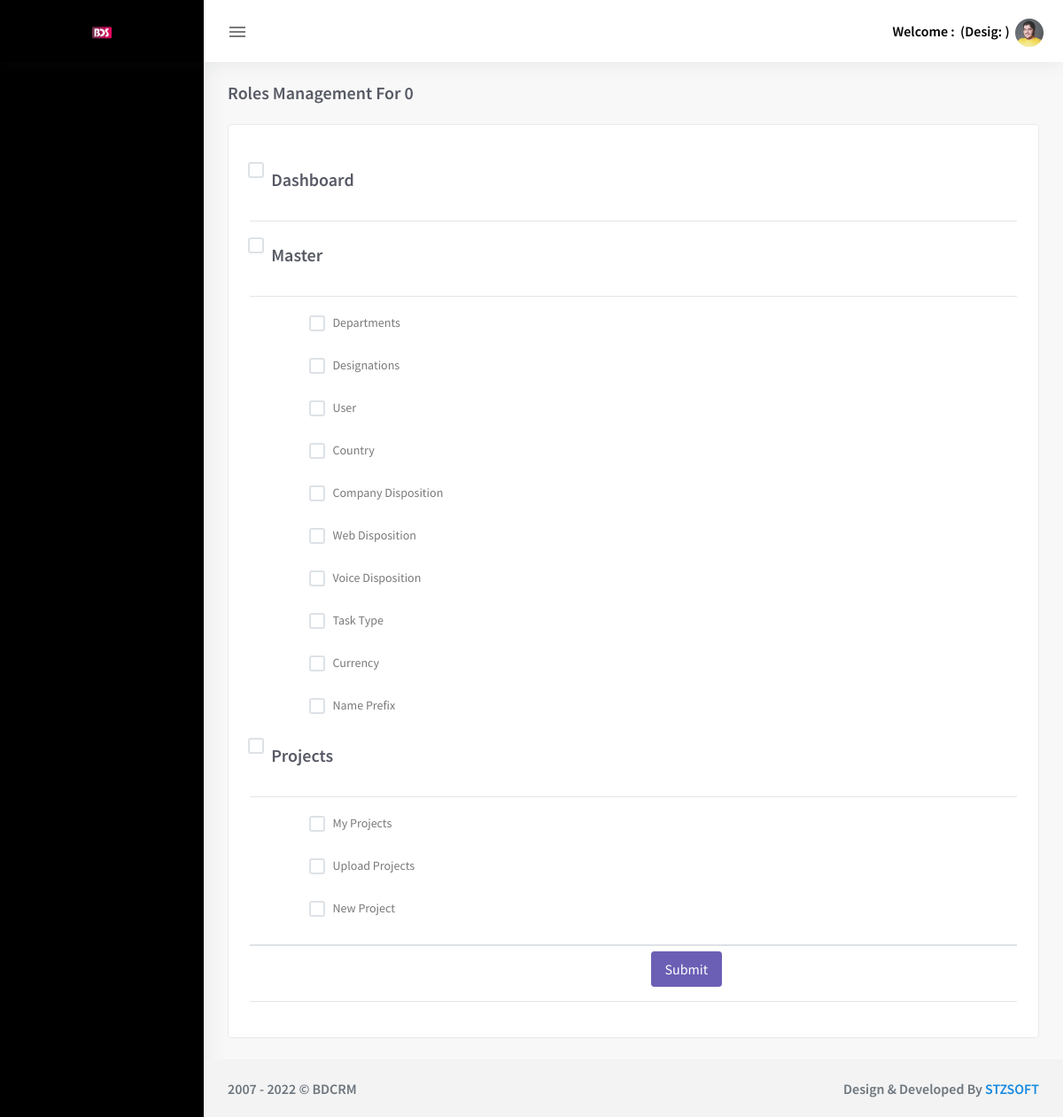
Before: /index.php/master/permissons with the older database file.
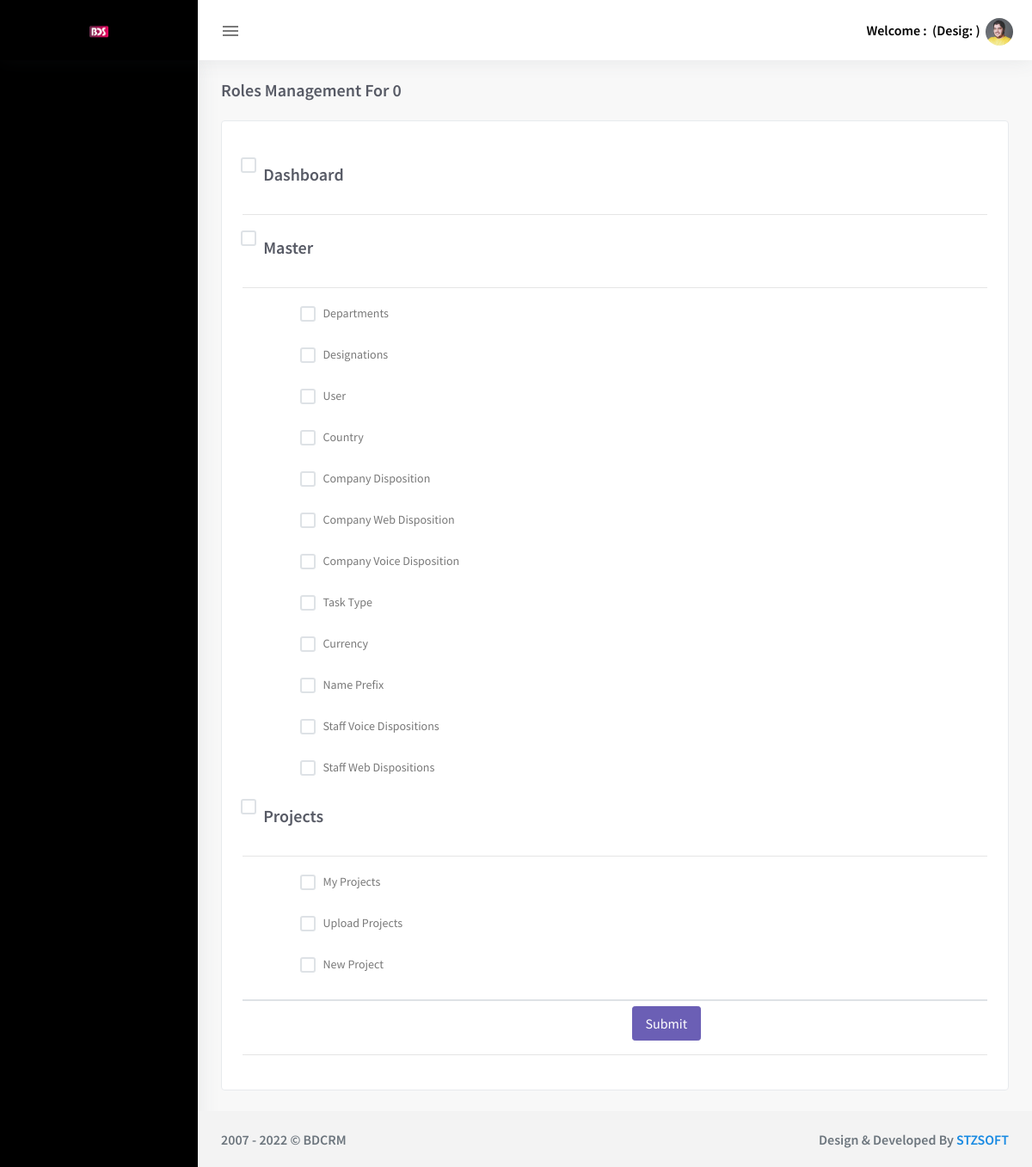
After: the same page with the newer database file.
### tables this page shows
CREATE TABLE `bdscrm_menus` (
  `id` int(11) NOT NULL,
  `menu_name` varchar(50) NOT NULL,
  `url` varchar(50) NOT NULL,
  `fa_fa_icons` varchar(70) NOT NULL,
  `order_no` int(11) NOT NULL,
  `status` int(11) NOT NULL DEFAULT 1,
  `created_at` timestamp(6) NOT NULL DEFAULT current_timestamp(6)
);

CREATE TABLE `bdscrm_submenus` (
  `id` int(11) NOT NULL,
  `menu_id` int(11) NOT NULL,
  `sub_menu_name` varchar(50) NOT NULL,
  `url` varchar(70) NOT NULL,
  `status` int(11) NOT NULL DEFAULT 1,
  `created_dt` timestamp(6) NOT NULL DEFAULT current_timestamp(6) ON UPDATE current_timestamp(6)
);

### application/views/includes/template.php (called while the page is built)
<?php
$this->load->view("includes/header.php");
$this->load->view("includes/navbar.php");
$this->load->view("includes/left-sidebar.php");
$this->load->view("includes/right-sidebar.php");
$this->load->view($main_content);
$this->load->view("includes/footer.php");
?>

### application/controllers/Master.php (called while the page is built, shortened)
<?php if (!defined('BASEPATH')) exit('No direct script access allowed');
class Master  extends CI_Controller
{
    public function __construct()
    {
        $this->load->model("model");
    }
    public function permissons(){
         $data['main_content'] = "main/permissons";
         $this->load->view("includes/template", $data);
    }
}

### index.php (called while the page is built, shortened)
<?php
require_once BASEPATH.'core/CodeIgniter.php';

### application/views/main/permissons.php (the view, shortened to what this page needs)
<div class="content-page">
            <div class="content">
                <div class="container-fluid">
                    <div class="row">
                        <div class="col-12">
                            <div class="page-title-box">
                              <?php
                                $string_with_spaces = preg_replace("/%20+/"," ", $this->uri->segment(4, 0));
                              ?>
                                <h4 class="page-title">Roles Management For <?= $string_with_spaces;
?></h4>
                            </div>
                        </div>
                    </div>
                    <div class="row">
                        <div class="col-lg-12">
                            <div class="card-box">
                                <form action="<?php echo base_url('master/set_permissons'); ?>" method="post">
                                   <div class="row">
                                    <div class="col-lg-12">
                                        <table id="datatable-fixed-col" class="table table-striped table-bordered dt-responsive nowrap" style="border-collapse: collapse; border-spacing: 0; width: 100%;">
                                    <?php
                                      $menu = getMenus();
                                      foreach ($menu as $key => $value) {
                                        ?>
                                        <tbody>
                                             <div class="checkbox checkbox-primary">
                                              <label for="<?= 'checkbox'.$key;?>">
                                                 <b><h5><?= $value['menu_name'];?></h5></b>
                                              </label>
                                            </div>
                                             <hr>
                                             <?php
                                             if(!empty($value['submenu'])){
                                             foreach ($value['submenu'] as $keys => $val){
                                              ?>
                                               <div class="checkbox checkbox-primary" style="margin-left: 8%">
                                              <label for="<?= 'subcheckbox'.$key.$keys;?>">
                                                 <p><?= $val['sub_menu_name']; ?></p>
                                              </label>
                                            </div>
                                         <?php }
                                         }
                                             ?>
                                       </tbody>
                                     <?php }
                                    ?>
                                </table>
                                    </div>
                                    <br>
                                  <center><button type="submit" style="margin-left: 585%" class="btn btn-purple waves-effect waves-light" >Submit</button></center>
                                 </form>
                                </div>
                                <hr>
                            </div>
                        </div>
                    </div>
                </div>
            </div>
        </div>

### application/views/includes/header.php (shortened to what this page needs)
<!DOCTYPE html>
<html lang="en">
<head>
    <link rel="stylesheet" href="https://cdnjs.cloudflare.com/ajax/libs/font-awesome/6.2.0/css/all.min.css">
    <link href="<?php echo base_url();?>assets/css/bootstrap.min.css" rel="stylesheet" type="text/css" id="bootstrap-stylesheet" />
    <link href="<?php echo base_url();?>assets/css/icons.min.css" rel="stylesheet" type="text/css" />
    <link href="<?php echo base_url();?>assets/css/app.min.css" rel="stylesheet" type="text/css" id="app-stylesheet" />
    <link href="<?php echo base_url();?>assets/libs/sweetalert2/sweetalert2.min.css" rel="stylesheet" type="text/css" />
    <link href="<?php echo base_url();?>assets/libs/datatables/dataTables.bootstrap4.min.css" rel="stylesheet" type="text/css" />
    <link href="<?php echo base_url();?>assets/libs/datatables/responsive.bootstrap4.min.css" rel="stylesheet" type="text/css" />
    <link href="<?php echo base_url();?>assets/libs/datatables/buttons.bootstrap4.min.css" rel="stylesheet" type="text/css" />
    <link href="<?php echo base_url();?>assets/libs/datatables/fixedHeader.bootstrap4.min.css" rel="stylesheet" type="text/css" />
    <link href="<?php echo base_url();?>assets/libs/datatables/scroller.bootstrap4.min.css" rel="stylesheet" type="text/css" />
    <link href="<?php echo base_url();?>assets/libs/datatables/dataTables.colVis.css" rel="stylesheet" type="text/css" />
    <link href="<?php echo base_url();?>assets/libs/datatables/fixedColumns.bootstrap4.min.html" rel="stylesheet" type="text/css" />
    <link href="https://cdnjs.cloudflare.com/ajax/libs/select2/4.0.6-rc.0/css/select2.min.css" rel="stylesheet" />
    <link href="assets/libs/nestable2/jquery.nestable.min.css" rel="stylesheet" type="text/css" />
</head>
<body>
    <div id="wrapper">

### application/views/includes/navbar.php (shortened to what this page needs)
<div class="navbar-custom">
    <ul class="list-unstyled topnav-menu float-right mb-0">
        <li class="dropdown notification-list">
            <a class="nav-link dropdown-toggle nav-user mr-0 waves-effect" data-toggle="dropdown" href="#" role="button" aria-haspopup="false" aria-expanded="false">
                <span class="d-none d-sm-inline-block ml-1"><b style="color: black;">Welcome : <?= $this->session->userdata('first_name');?>&nbsp;(Desig: <?= $this->session->userdata('designation_name');?>)</b></span>&nbsp;
                <img src="<?php echo base_url();?>assets/images/users/avatar-1.jpg" alt="user-image" class="rounded-circle">
            </a>
        </li>
    </ul>
    <div class="logo-box">
        <a href="<?php echo base_url('dashboard'); ?>" class="logo text-center">
            <span class="logo-lg">
                <img src="<?php echo base_url();?>assets/images/favicon.png" alt="" height="18">
            </span>
        </a>
    </div>
    <ul class="list-unstyled topnav-menu topnav-menu-left m-0">
        <li>
            <button class="button-menu-mobile waves-effect">
                <i class="mdi mdi-menu"></i>
            </button>
        </li>
    </ul>
</div>

### application/views/includes/left-sidebar.php (shortened to what this page needs)
<div class="left-side-menu">
    <div class="slimscroll-menu">
    </div>
</div>

### application/views/includes/footer.php (shortened to what this page needs)
<footer class="footer">
    <div class="container-fluid">
        <div class="row">
            <div class="col-md-6">
                <b>2007 - 2022 &copy; BDCRM</b>
            </div>
            <div class="col-md-6 text-right">
                <b>Design & Developed By <a href="https://www.stzsoft.com">STZSOFT</a></b>
            </div>
        </div>
    </div>
</footer>
</body>
</html>

Changed rows visible on the page:
changed bdscrm_submenus: sub_menu_name "Web Disposition" → "Company Web Disposition"
changed bdscrm_submenus: sub_menu_name "Voice Disposition" → "Company Voice Disposition"
added bdscrm_submenus: sub_menu_name "Staff Voice Dispositions", shown under bdscrm_menus "Master"
added bdscrm_submenus: sub_menu_name "Staff Web Dispositions", shown under bdscrm_menus "Master"
